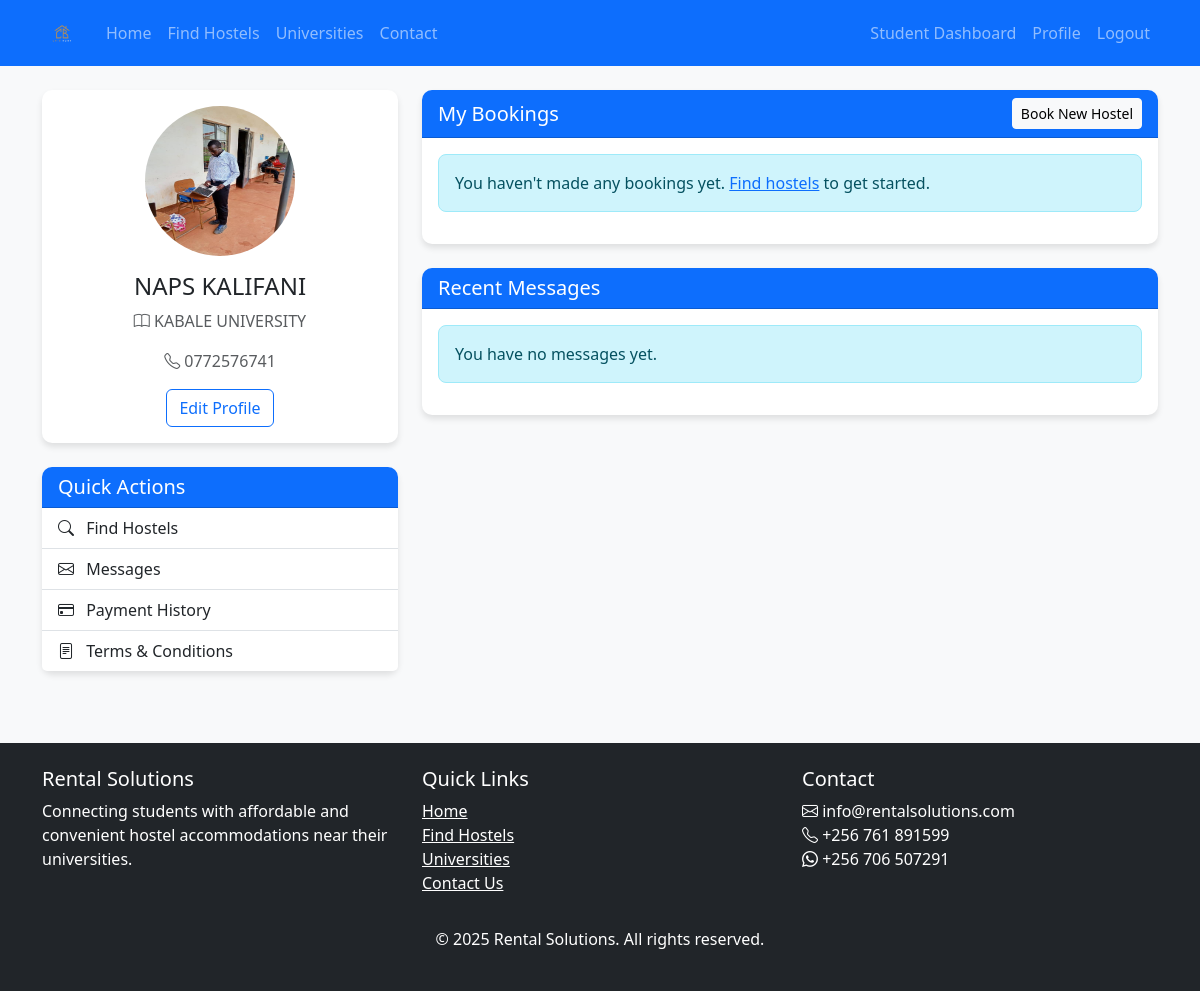
Page /dashboard.php (signed in) on the earlier database version.
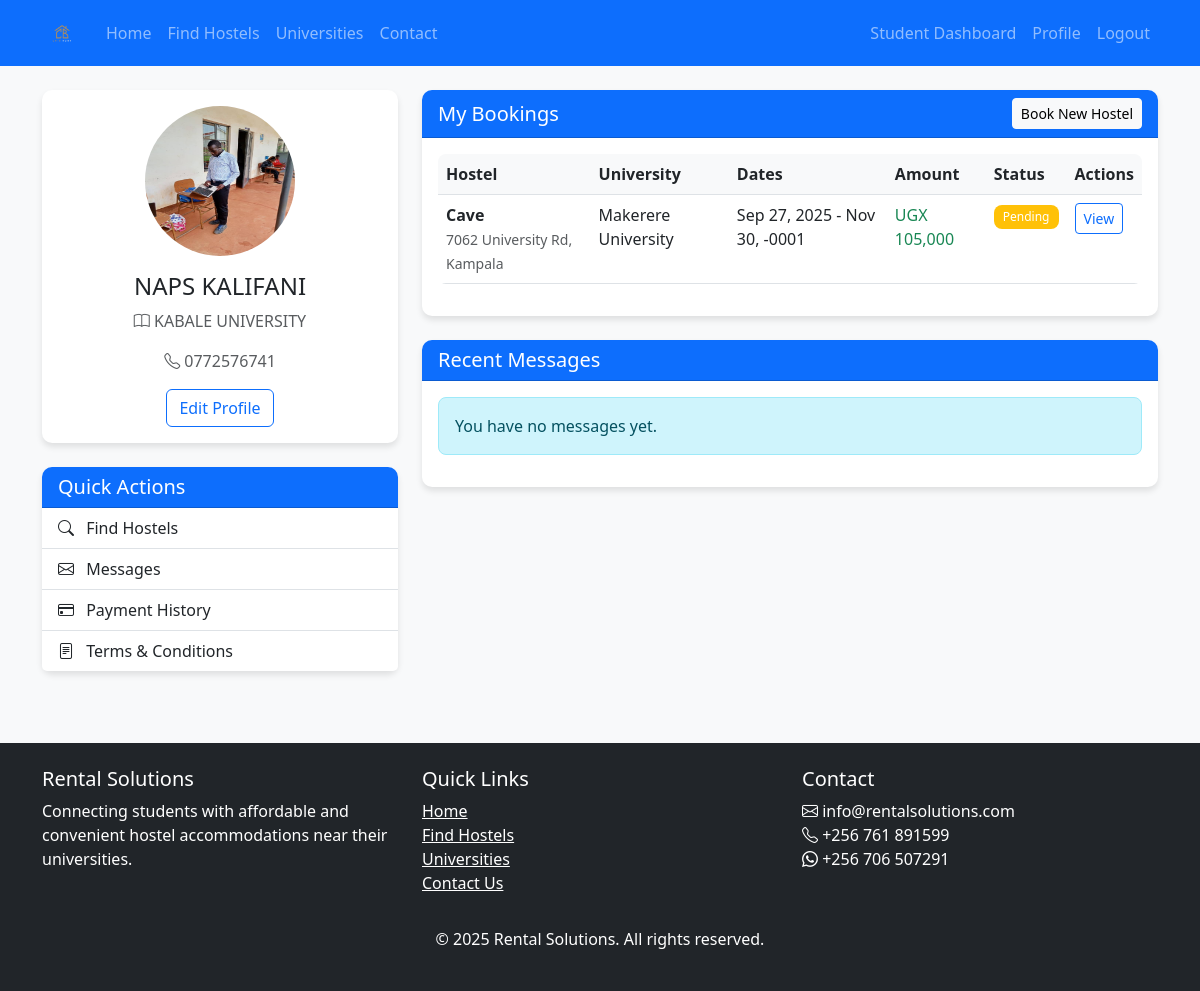
Same page on the later database version.
### tables this page shows
CREATE TABLE `bookings` (
  `booking_id` int(11) NOT NULL,
  `student_id` int(11) NOT NULL,
  `hostel_id` int(11) NOT NULL,
  `landlord_id` int(11) NOT NULL,
  `start_date` date NOT NULL,
  `end_date` date NOT NULL,
  `total_amount` decimal(10,2) NOT NULL,
  `platform_fee` decimal(10,2) NOT NULL,
  `status` enum('pending','confirmed','cancelled','completed') DEFAULT 'pending',
  `payment_method` enum('mobile_money','credit_card','bank_transfer') NOT NULL,
  `payment_status` enum('pending','paid','failed','refunded') DEFAULT 'pending',
  `transaction_id` varchar(100) DEFAULT NULL,
  `created_at` timestamp NOT NULL DEFAULT current_timestamp(),
  `updated_at` timestamp NOT NULL DEFAULT current_timestamp() ON UPDATE current_timestamp()
);

CREATE TABLE `hostels` (
  `hostel_id` int(11) NOT NULL,
  `landlord_id` int(11) NOT NULL,
  `name` varchar(100) NOT NULL,
  `description` text DEFAULT NULL,
  `address` text NOT NULL,
  `latitude` decimal(10,8) NOT NULL,
  `longitude` decimal(11,8) NOT NULL,
  `price_per_month` decimal(10,2) NOT NULL,
  `rooms_available` int(11) NOT NULL,
  `university_id` int(11) NOT NULL,
  `distance_to_university` decimal(5,2) DEFAULT NULL,
  `amenities` text DEFAULT NULL,
  `rules` text DEFAULT NULL,
  `created_at` timestamp NOT NULL DEFAULT current_timestamp(),
  `updated_at` timestamp NOT NULL DEFAULT current_timestamp() ON UPDATE current_timestamp()
);

CREATE TABLE `universities` (
  `university_id` int(11) NOT NULL,
  `name` varchar(100) NOT NULL,
  `location` varchar(100) NOT NULL,
  `latitude` decimal(10,8) NOT NULL,
  `longitude` decimal(11,8) NOT NULL,
  `logo` varchar(255) DEFAULT NULL
);

### dashboard.php (the view, shortened to what the changed rows need)
<?php
require_once __DIR__ . '/header.php';
global $conn;
$query = "SELECT b.*, h.name AS hostel_name, h.address AS hostel_address,
                 u.name AS university_name, u.logo AS university_logo
          FROM bookings b
          JOIN hostels h ON b.hostel_id = h.hostel_id
          JOIN universities u ON h.university_id = u.university_id
          WHERE b.student_id = ?
          ORDER BY b.created_at DESC";
$stmt = $conn->prepare($query);
$stmt->bind_param("i", $_SESSION['user_id']);
$stmt->execute();
$bookings = $stmt->get_result()->fetch_all(MYSQLI_ASSOC);
?>
<div class="row">
    <div class="col-md-8">
        <div class="card mb-4">
            <div class="card-body">
                <?php if (empty($bookings)): ?>
                    <div class="alert alert-info">
                        You haven't made any bookings yet. <a href="search.php">Find hostels</a> to get started.
                    </div>
                <?php else: ?>
                    <div class="table-responsive">
                        <table class="table table-hover">
                            <thead>
                                <tr>
                                    <th>Hostel</th>
                                    <th>University</th>
                                    <th>Dates</th>
                                    <th>Amount</th>
                                    <th>Status</th>
                                    <th>Actions</th>
                                </tr>
                            </thead>
                            <tbody>
                                <?php foreach ($bookings as $booking): ?>
                                    <tr>
                                        <td>
                                            <strong><?php echo htmlspecialchars($booking['hostel_name']); ?></strong><br>
                                            <small class="text-muted"><?php echo htmlspecialchars($booking['hostel_address']); ?></small>
                                        </td>
                                        <td>
                                            <?php echo htmlspecialchars($booking['university_name']); ?>
                                        </td>
                                        <td>
                                            <?php echo date('M j, Y', strtotime($booking['start_date'])); ?> -
                                            <?php echo date('M j, Y', strtotime($booking['end_date'])); ?>
                                        </td>
                                        <td class="text-success">
                                            UGX <?php echo number_format($booking['total_amount']); ?>
                                        </td>
                                        <td>
                                            <?php
                                            $badge_class = [
                                                'pending' => 'bg-warning',
                                                'confirmed' => 'bg-success',
                                                'cancelled' => 'bg-danger',
                                                'completed' => 'bg-secondary'
                                            ][$booking['status']] ?? 'bg-secondary';
                                            ?>
                                            <span class="badge <?php echo $badge_class; ?>">
                                                <?php echo ucfirst($booking['status']); ?>
                                            </span>
                                        </td>
                                        <td>
                                            <a href="booking-details.php?id=<?php echo $booking['booking_id']; ?>" class="btn btn-sm btn-outline-primary">
                                                View
                                            </a>
                                        </td>
                                    </tr>
                                <?php endforeach; ?>
                            </tbody>
                        </table>
                    </div>
                <?php endif; ?>
            </div>
        </div>
    </div>
</div>
<?php require_once __DIR__ . '/footer.php'; ?>

Differences in the rows shown:
added bookings: hostel.name "Cave", hostel.address "7062 University Rd, Kampala", universities.name "Makerere University", start_date "Sep 27, 2025", end_date "Nov 30, -0001", total_amount "105,000", status "Pending"
Other differences:
text no longer shown: "You haven't made any bookings yet. Find hostels to get started."
text now shown: "Hostel University Dates Amount Status Actions"
